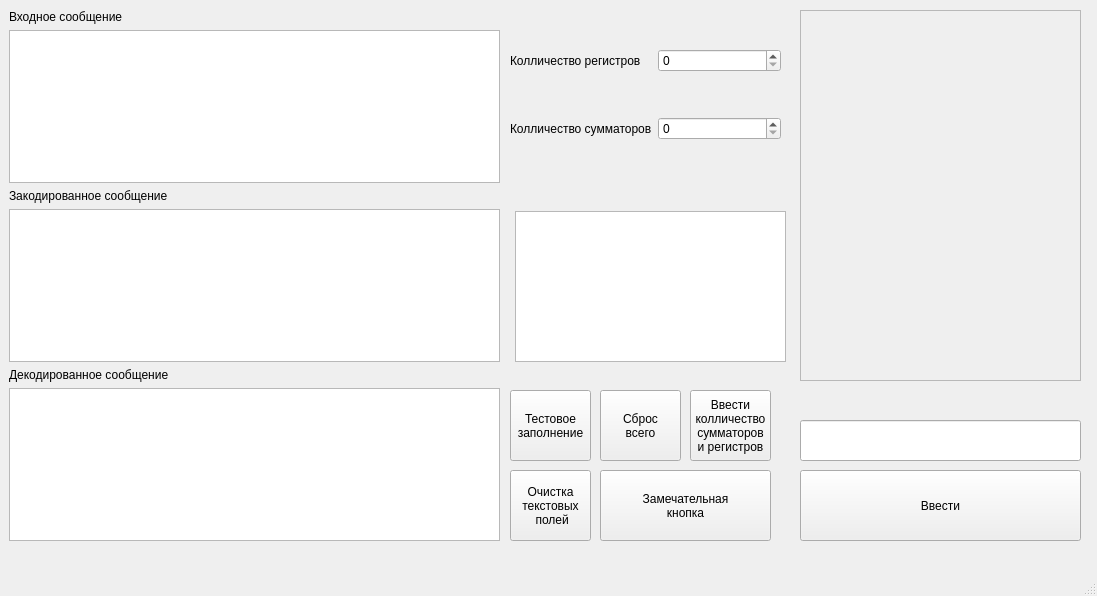
<?xml version="1.0" encoding="UTF-8"?>
<ui version="4.0">
 <class>MainWindow</class>
 <widget class="QMainWindow" name="MainWindow">
  <property name="geometry">
   <rect>
    <x>0</x>
    <y>0</y>
    <width>1097</width>
    <height>596</height>
   </rect>
  </property>
  <property name="windowTitle">
   <string>Свёрточный кодировщик</string>
  </property>
  <property name="animated">
   <bool>true</bool>
  </property>
  <widget class="QWidget" name="centralwidget">
   <widget class="QWidget" name="verticalLayoutWidget">
    <property name="geometry">
     <rect>
      <x>9</x>
      <y>10</y>
      <width>491</width>
      <height>531</height>
     </rect>
    </property>
    <layout class="QVBoxLayout" name="verticalLayout">
     <item>
      <widget class="QLabel" name="label">
       <property name="text">
        <string>Входное сообщение</string>
       </property>
      </widget>
     </item>
     <item>
      <widget class="QTextEdit" name="inputtext_field">
       <property name="cursor" stdset="0">
        <cursorShape>IBeamCursor</cursorShape>
       </property>
       <property name="readOnly">
        <bool>false</bool>
       </property>
      </widget>
     </item>
     <item>
      <widget class="QLabel" name="label_2">
       <property name="text">
        <string>Закодированное сообщение</string>
       </property>
      </widget>
     </item>
     <item>
      <widget class="QTextBrowser" name="outputcode_field"/>
     </item>
     <item>
      <widget class="QLabel" name="label_3">
       <property name="text">
        <string>Декодированное сообщение</string>
       </property>
      </widget>
     </item>
     <item>
      <widget class="QTextBrowser" name="outputdecode_field"/>
     </item>
    </layout>
   </widget>
   <widget class="QWidget" name="gridLayoutWidget">
    <property name="geometry">
     <rect>
      <x>510</x>
      <y>10</y>
      <width>271</width>
      <height>171</height>
     </rect>
    </property>
    <layout class="QGridLayout" name="gridLayout">
     <item row="0" column="0">
      <widget class="QLabel" name="label_4">
       <property name="text">
        <string>Колличество регистров</string>
       </property>
      </widget>
     </item>
     <item row="0" column="1">
      <widget class="QSpinBox" name="reginput_box"/>
     </item>
     <item row="1" column="0">
      <widget class="QLabel" name="label_5">
       <property name="text">
        <string>Колличество сумматоров</string>
       </property>
      </widget>
     </item>
     <item row="1" column="1">
      <widget class="QSpinBox" name="suminput_box"/>
     </item>
    </layout>
   </widget>
   <widget class="QScrollArea" name="scrollArea">
    <property name="geometry">
     <rect>
      <x>800</x>
      <y>10</y>
      <width>281</width>
      <height>371</height>
     </rect>
    </property>
    <property name="widgetResizable">
     <bool>true</bool>
    </property>
    <widget class="QWidget" name="scrollAreaWidgetContents">
     <property name="geometry">
      <rect>
       <x>0</x>
       <y>0</y>
       <width>279</width>
       <height>369</height>
      </rect>
     </property>
     <widget class="QWidget" name="gridLayoutWidget_2">
      <property name="geometry">
       <rect>
        <x>9</x>
        <y>9</y>
        <width>261</width>
        <height>351</height>
       </rect>
      </property>
      <layout class="QGridLayout" name="gridLayout_2"/>
     </widget>
    </widget>
   </widget>
   <widget class="QTextBrowser" name="message_field">
    <property name="geometry">
     <rect>
      <x>515</x>
      <y>211</y>
      <width>271</width>
      <height>151</height>
     </rect>
    </property>
   </widget>
   <widget class="QPushButton" name="clean_button">
    <property name="geometry">
     <rect>
      <x>510</x>
      <y>470</y>
      <width>81</width>
      <height>71</height>
     </rect>
    </property>
    <property name="cursor">
     <cursorShape>PointingHandCursor</cursorShape>
    </property>
    <property name="text">
     <string>Очистка 
текстовых
 полей</string>
    </property>
   </widget>
   <widget class="QPushButton" name="test_button">
    <property name="geometry">
     <rect>
      <x>510</x>
      <y>390</y>
      <width>81</width>
      <height>71</height>
     </rect>
    </property>
    <property name="cursor">
     <cursorShape>PointingHandCursor</cursorShape>
    </property>
    <property name="text">
     <string>Тестовое 
заполнение</string>
    </property>
   </widget>
   <widget class="QPushButton" name="zero_button">
    <property name="geometry">
     <rect>
      <x>600</x>
      <y>390</y>
      <width>81</width>
      <height>71</height>
     </rect>
    </property>
    <property name="cursor">
     <cursorShape>PointingHandCursor</cursorShape>
    </property>
    <property name="text">
     <string>Сброс
всего</string>
    </property>
   </widget>
   <widget class="QPushButton" name="main_button">
    <property name="geometry">
     <rect>
      <x>600</x>
      <y>470</y>
      <width>171</width>
      <height>71</height>
     </rect>
    </property>
    <property name="cursor">
     <cursorShape>PointingHandCursor</cursorShape>
    </property>
    <property name="text">
     <string>Замечательная
кнопка</string>
    </property>
   </widget>
   <widget class="QPushButton" name="zero_button_3">
    <property name="geometry">
     <rect>
      <x>690</x>
      <y>390</y>
      <width>81</width>
      <height>71</height>
     </rect>
    </property>
    <property name="cursor">
     <cursorShape>PointingHandCursor</cursorShape>
    </property>
    <property name="text">
     <string>Ввести 
колличество 
сумматоров 
и регистров</string>
    </property>
   </widget>
   <widget class="QLineEdit" name="inputsum_field">
    <property name="geometry">
     <rect>
      <x>800</x>
      <y>420</y>
      <width>281</width>
      <height>41</height>
     </rect>
    </property>
   </widget>
   <widget class="QPushButton" name="in_button">
    <property name="geometry">
     <rect>
      <x>800</x>
      <y>470</y>
      <width>281</width>
      <height>71</height>
     </rect>
    </property>
    <property name="cursor">
     <cursorShape>PointingHandCursor</cursorShape>
    </property>
    <property name="text">
     <string>Ввести</string>
    </property>
   </widget>
   <widget class="QLabel" name="sum_label">
    <property name="geometry">
     <rect>
      <x>800</x>
      <y>390</y>
      <width>281</width>
      <height>21</height>
     </rect>
    </property>
    <property name="text">
     <string/>
    </property>
   </widget>
  </widget>
  <widget class="QMenuBar" name="menubar">
   <property name="geometry">
    <rect>
     <x>0</x>
     <y>0</y>
     <width>1097</width>
     <height>21</height>
    </rect>
   </property>
  </widget>
  <widget class="QStatusBar" name="statusbar"/>
 </widget>
 <resources/>
 <connections/>
</ui>
